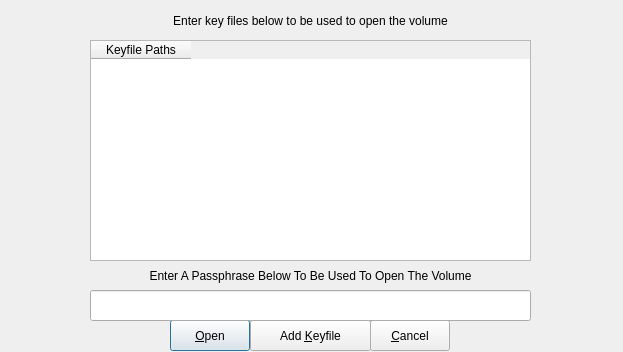
<?xml version="1.0" encoding="UTF-8"?>
<ui version="4.0">
 <class>tcrypt</class>
 <widget class="QDialog" name="tcrypt">
  <property name="geometry">
   <rect>
    <x>0</x>
    <y>0</y>
    <width>623</width>
    <height>352</height>
   </rect>
  </property>
  <property name="acceptDrops">
   <bool>true</bool>
  </property>
  <property name="windowTitle">
   <string>TrueCrypt keys</string>
  </property>
  <widget class="QPushButton" name="pbSend">
   <property name="geometry">
    <rect>
     <x>170</x>
     <y>320</y>
     <width>80</width>
     <height>31</height>
    </rect>
   </property>
   <property name="text">
    <string>&amp;Open</string>
   </property>
  </widget>
  <widget class="QPushButton" name="pbCancel">
   <property name="geometry">
    <rect>
     <x>370</x>
     <y>320</y>
     <width>80</width>
     <height>31</height>
    </rect>
   </property>
   <property name="text">
    <string>&amp;Cancel</string>
   </property>
  </widget>
  <widget class="QLineEdit" name="lineEdit">
   <property name="geometry">
    <rect>
     <x>90</x>
     <y>290</y>
     <width>441</width>
     <height>31</height>
    </rect>
   </property>
   <property name="echoMode">
    <enum>QLineEdit::Password</enum>
   </property>
  </widget>
  <widget class="QPushButton" name="pbAddKeyFile">
   <property name="geometry">
    <rect>
     <x>250</x>
     <y>320</y>
     <width>121</width>
     <height>31</height>
    </rect>
   </property>
   <property name="text">
    <string>Add &amp;Keyfile</string>
   </property>
  </widget>
  <widget class="QTableWidget" name="tableWidget">
   <property name="geometry">
    <rect>
     <x>90</x>
     <y>40</y>
     <width>441</width>
     <height>221</height>
    </rect>
   </property>
   <property name="acceptDrops">
    <bool>true</bool>
   </property>
   <property name="toolTip">
    <string>drag and drop key files to add them to the list</string>
   </property>
   <property name="editTriggers">
    <set>QAbstractItemView::NoEditTriggers</set>
   </property>
   <property name="tabKeyNavigation">
    <bool>false</bool>
   </property>
   <property name="showDropIndicator" stdset="0">
    <bool>false</bool>
   </property>
   <property name="dragDropOverwriteMode">
    <bool>false</bool>
   </property>
   <property name="dragDropMode">
    <enum>QAbstractItemView::NoDragDrop</enum>
   </property>
   <property name="selectionMode">
    <enum>QAbstractItemView::NoSelection</enum>
   </property>
   <property name="selectionBehavior">
    <enum>QAbstractItemView::SelectRows</enum>
   </property>
   <property name="gridStyle">
    <enum>Qt::NoPen</enum>
   </property>
   <column>
    <property name="text">
     <string>Keyfile Paths</string>
    </property>
    <property name="toolTip">
     <string>drag and drop key files to add them to the list</string>
    </property>
    <property name="textAlignment">
     <set>AlignHCenter|AlignVCenter|AlignCenter</set>
    </property>
   </column>
  </widget>
  <widget class="QLabel" name="label">
   <property name="geometry">
    <rect>
     <x>0</x>
     <y>5</y>
     <width>621</width>
     <height>31</height>
    </rect>
   </property>
   <property name="text">
    <string>Enter key files below to be used to open the volume</string>
   </property>
   <property name="alignment">
    <set>Qt::AlignCenter</set>
   </property>
  </widget>
  <widget class="QLabel" name="label_2">
   <property name="geometry">
    <rect>
     <x>0</x>
     <y>260</y>
     <width>621</width>
     <height>31</height>
    </rect>
   </property>
   <property name="text">
    <string>Enter A Passphrase Below To Be Used To Open The Volume</string>
   </property>
   <property name="alignment">
    <set>Qt::AlignCenter</set>
   </property>
  </widget>
 </widget>
 <resources/>
 <connections/>
</ui>
